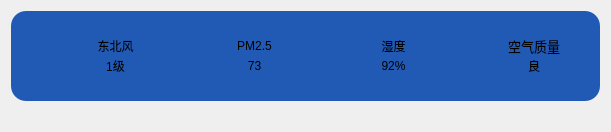
    <widget class="QWidget" name="widget_10" native="true">
     <property name="geometry">
      <rect>
       <x>260</x>
       <y>60</y>
       <width>611</width>
       <height>131</height>
      </rect>
     </property>
     <layout class="QVBoxLayout" name="verticalLayout_9">
      <item>
       <widget class="QWidget" name="widget_2" native="true">
        <property name="styleSheet">
         <string notr="true">background-color: rgb(33, 90, 181);
border-radius: 15px</string>
        </property>
        <layout class="QGridLayout" name="gridLayout">
         <property name="leftMargin">
          <number>40</number>
         </property>
         <property name="topMargin">
          <number>25</number>
         </property>
         <property name="rightMargin">
          <number>40</number>
         </property>
         <property name="bottomMargin">
          <number>25</number>
         </property>
         <property name="horizontalSpacing">
          <number>50</number>
         </property>
         <property name="verticalSpacing">
          <number>20</number>
         </property>
         <item row="0" column="0">
          <layout class="QHBoxLayout" name="horizontalLayout_12">
           <property name="spacing">
            <number>0</number>
           </property>
           <item>
            <widget class="QLabel" name="lblWindIcon">
             <property name="minimumSize">
              <size>
               <width>40</width>
               <height>40</height>
              </size>
             </property>
             <property name="maximumSize">
              <size>
               <width>40</width>
               <height>40</height>
              </size>
             </property>
             <property name="styleSheet">
              <string notr="true">background-color: rgba(255, 255, 255, 0);</string>
             </property>
             <property name="text">
              <string/>
             </property>
             <property name="pixmap">
              <pixmap resource="main.qrc">:/res/wind.png</pixmap>
             </property>
             <property name="scaledContents">
              <bool>true</bool>
             </property>
             <property name="alignment">
              <set>Qt::AlignCenter</set>
             </property>
            </widget>
           </item>
           <item>
            <layout class="QVBoxLayout" name="verticalLayout_6">
             <item>
              <widget class="QLabel" name="lblWindFx">
               <property name="styleSheet">
                <string notr="true">background-color: rgba(255, 255, 255,0);
font: 10pt &quot;微软雅黑&quot;;</string>
               </property>
               <property name="text">
                <string>东北风</string>
               </property>
               <property name="alignment">
                <set>Qt::AlignCenter</set>
               </property>
              </widget>
             </item>
             <item>
              <widget class="QLabel" name="lblWindFl">
               <property name="styleSheet">
                <string notr="true">background-color: rgba(255, 255, 255,0);
font: 10pt &quot;微软雅黑&quot;;</string>
               </property>
               <property name="text">
                <string>1级</string>
               </property>
               <property name="alignment">
                <set>Qt::AlignCenter</set>
               </property>
              </widget>
             </item>
            </layout>
           </item>
          </layout>
         </item>
         <item row="0" column="2">
          <layout class="QHBoxLayout" name="horizontalLayout_13">
           <property name="spacing">
            <number>0</number>
           </property>
           <item>
            <widget class="QLabel" name="lblShiDuIcon">
             <property name="minimumSize">
              <size>
               <width>40</width>
               <height>40</height>
              </size>
             </property>
             <property name="maximumSize">
              <size>
               <width>40</width>
               <height>40</height>
              </size>
             </property>
             <property name="styleSheet">
              <string notr="true">background-color: rgba(255, 255, 255, 0);</string>
             </property>
             <property name="text">
              <string/>
             </property>
             <property name="pixmap">
              <pixmap resource="main.qrc">:/res/humidity.png</pixmap>
             </property>
             <property name="scaledContents">
              <bool>true</bool>
             </property>
             <property name="alignment">
              <set>Qt::AlignCenter</set>
             </property>
            </widget>
           </item>
           <item>
            <layout class="QVBoxLayout" name="verticalLayout_3">
             <item>
              <widget class="QLabel" name="lblShiDuTitle">
               <property name="styleSheet">
                <string notr="true">background-color: rgba(255, 255, 255,0);
font: 10pt &quot;微软雅黑&quot;;</string>
               </property>
               <property name="text">
                <string>湿度</string>
               </property>
               <property name="alignment">
                <set>Qt::AlignCenter</set>
               </property>
              </widget>
             </item>
             <item>
              <widget class="QLabel" name="lblShiDu">
               <property name="styleSheet">
                <string notr="true">background-color: rgba(255, 255, 255,0);
font: 10pt &quot;微软雅黑&quot;;</string>
               </property>
               <property name="text">
                <string>92%</string>
               </property>
               <property name="alignment">
                <set>Qt::AlignCenter</set>
               </property>
              </widget>
             </item>
            </layout>
           </item>
          </layout>
         </item>
         <item row="0" column="1">
          <layout class="QHBoxLayout" name="horizontalLayout_14">
           <property name="spacing">
            <number>0</number>
           </property>
           <item>
            <widget class="QLabel" name="lblPm25Icon">
             <property name="minimumSize">
              <size>
               <width>40</width>
               <height>40</height>
              </size>
             </property>
             <property name="maximumSize">
              <size>
               <width>40</width>
               <height>40</height>
              </size>
             </property>
             <property name="styleSheet">
              <string notr="true">background-color: rgba(255, 255, 255, 0);</string>
             </property>
             <property name="text">
              <string/>
             </property>
             <property name="pixmap">
              <pixmap resource="main.qrc">:/res/pm25.png</pixmap>
             </property>
             <property name="scaledContents">
              <bool>true</bool>
             </property>
             <property name="alignment">
              <set>Qt::AlignCenter</set>
             </property>
            </widget>
           </item>
           <item>
            <layout class="QVBoxLayout" name="verticalLayout_7">
             <item>
              <widget class="QLabel" name="lblPM25Title">
               <property name="styleSheet">
                <string notr="true">background-color: rgba(255, 255, 255,0);
font: 10pt &quot;微软雅黑&quot;;</string>
               </property>
               <property name="text">
                <string>PM2.5</string>
               </property>
               <property name="alignment">
                <set>Qt::AlignCenter</set>
               </property>
              </widget>
             </item>
             <item>
              <widget class="QLabel" name="lblPM25">
               <property name="styleSheet">
                <string notr="true">background-color: rgba(255, 255, 255,0);
font: 10pt &quot;微软雅黑&quot;;</string>
               </property>
               <property name="text">
                <string>73</string>
               </property>
               <property name="alignment">
                <set>Qt::AlignCenter</set>
               </property>
              </widget>
             </item>
            </layout>
           </item>
          </layout>
         </item>
         <item row="0" column="3">
          <layout class="QHBoxLayout" name="horizontalLayout_15">
           <property name="spacing">
            <number>0</number>
           </property>
           <item>
            <widget class="QLabel" name="lblQualityIcon">
             <property name="minimumSize">
              <size>
               <width>40</width>
               <height>40</height>
              </size>
             </property>
             <property name="maximumSize">
              <size>
               <width>40</width>
               <height>40</height>
              </size>
             </property>
             <property name="autoFillBackground">
              <bool>false</bool>
             </property>
             <property name="styleSheet">
              <string notr="true">background-color: rgba(255, 255, 255, 0);</string>
             </property>
             <property name="text">
              <string/>
             </property>
             <property name="pixmap">
              <pixmap resource="main.qrc">:/res/aqi.png</pixmap>
             </property>
             <property name="scaledContents">
              <bool>true</bool>
             </property>
             <property name="alignment">
              <set>Qt::AlignCenter</set>
             </property>
             <property name="wordWrap">
              <bool>false</bool>
             </property>
             <property name="indent">
              <number>-1</number>
             </property>
            </widget>
           </item>
           <item>
            <layout class="QVBoxLayout" name="verticalLayout_8">
             <item>
              <widget class="QLabel" name="lblQualityTitle">
               <property name="font">
                <font>
                 <family>微软雅黑</family>
                 <pointsize>10</pointsize>
                 <italic>false</italic>
                 <bold>false</bold>
                </font>
               </property>
               <property name="autoFillBackground">
                <bool>false</bool>
               </property>
               <property name="styleSheet">
                <string notr="true">background-color: rgba(255, 255, 255,0);
font: 10pt &quot;微软雅黑&quot;;</string>
               </property>
               <property name="text">
                <string>空气质量</string>
               </property>
               <property name="alignment">
                <set>Qt::AlignCenter</set>
               </property>
              </widget>
             </item>
             <item>
              <widget class="QLabel" name="lblQuality">
               <property name="autoFillBackground">
                <bool>false</bool>
               </property>
               <property name="styleSheet">
                <string notr="true">background-color: rgba(255, 255, 255,0);
font: 10pt &quot;微软雅黑&quot;;</string>
               </property>
               <property name="text">
                <string>良</string>
               </property>
               <property name="alignment">
                <set>Qt::AlignCenter</set>
               </property>
              </widget>
             </item>
            </layout>
           </item>
          </layout>
         </item>
        </layout>
       </widget>
      </item>
      <item>
       <widget class="QLabel" name="lblGanMao">
        <property name="styleSheet">
         <string notr="true">background-color: rgba(60, 60, 60, 0);
padding-left: 5px;
padding-right: 5px;</string>
        </property>
        <property name="text">
         <string/>
        </property>
        <property name="wordWrap">
         <bool>true</bool>
        </property>
       </widget>
      </item>
     </layout>
    </widget>
